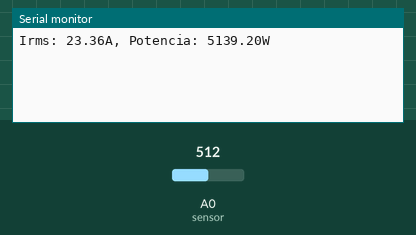
Simulated run of this sketch. Board: Arduino Mega 2560, built with avr-gcc and run on an emulated ATmega2560. Parts: the last lines printed to the serial monitor. Inputs (shaded band) come from the test bench; at power-on: A0 (sensor) = 512.

Above: at 1.2 s.
1.3 s: A0 (sensor) set to 490
At 2.6 s:
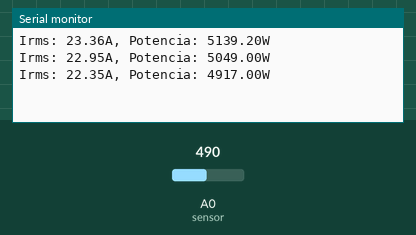
2.8 s: A0 (sensor) set to 510
At 4.6 s:
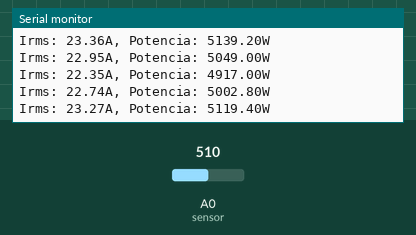
Timing chart, 0 to 6.1 s (numbered marks = the images above; inputs shaded):
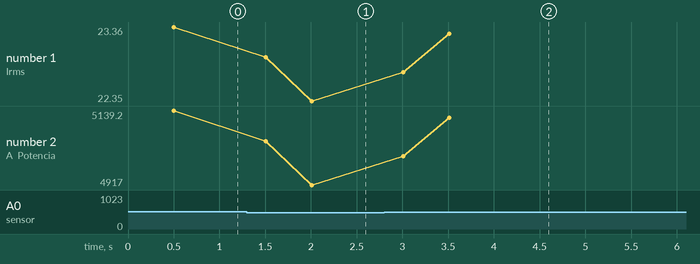

Measured:
- after the input at 1.3 s, the serial monitor: prints a new line after 0.20 s (image 1)
- after the input at 2.8 s, the serial monitor: prints a new line after 0.21 s (image 2)
- plotted number 1: 23.36 → 22.35 after the input at 1.3 s, 22.35 → 23.27 after the input at 2.8 s
- plotted number 2: 5139.2 → 4917 after the input at 1.3 s, 4917 → 5119.4 after the input at 2.8 s

The sketch:

aperaje1.ino
```cpp
float aux=0;
float aux2=0;
void setup() {

  Serial.begin(9600);
  //analogReference(INTERNAL);
  //analogReference(INTERNAL1V1); //solo Arduino Mega
}

void loop() {

  float Irms=get_corriente(); //Corriente eficaz (A)
  float P=Irms*220.0; // P=IV (Watts)

  if(Irms!= aux && P!=aux2){
      Serial.print("Irms: ");
      Serial.print(Irms,2);
      Serial.print("A, Potencia: ");
      Serial.print(P,2);
      Serial.println("W");
      //delay(100);
      aux= Irms;
      aux2= P;
  }
}

float get_corriente()
{
  float voltajeSensor;
  float corriente=0;
  float Sumatoria=0;
  long tiempo=millis();
  int N=0;
  while(millis()-tiempo<500)//Duración 0.5 segundos(Aprox. 30 ciclos de 60Hz)
  {
    voltajeSensor = analogRead(A0) * (1.1 / 1023.0);////voltaje del sensor
    corriente=voltajeSensor*30.0; //corriente=VoltajeSensor*(30A/1V)
    Sumatoria=Sumatoria+sq(corriente);//Sumatoria de Cuadrados
    N=N+1;
    delay(1);
  }
  Sumatoria=Sumatoria*2;//Para compensar los cuadrados de los semiciclos negativos.
  corriente=sqrt((Sumatoria)/N); //ecuación del RMS
  String c = String(corriente,2);
  corriente= c.toFloat();
  return(corriente);
}
```
